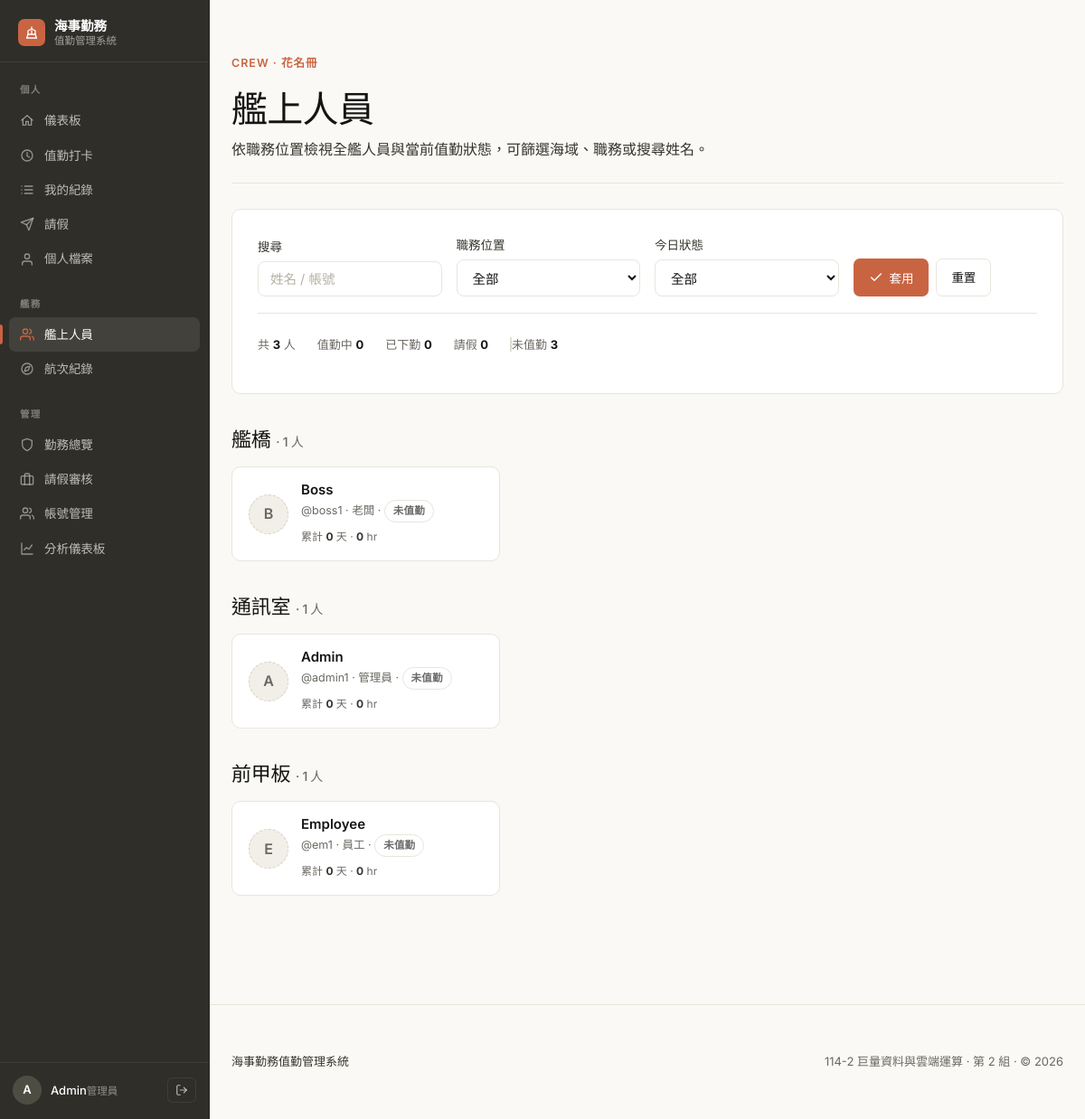
/crew.php (signed in), run on the app's committed database.
### tables this page shows
CREATE TABLE IF NOT EXISTS users (
  user_id INT AUTO_INCREMENT PRIMARY KEY,
  username VARCHAR(50) NOT NULL UNIQUE,
  password_hash VARCHAR(255) NOT NULL,
  full_name VARCHAR(100) NOT NULL,
  role ENUM('boss','admin','employee') NOT NULL DEFAULT 'employee',
  duty_position VARCHAR(20) NOT NULL DEFAULT '前甲板',
  is_active TINYINT(1) NOT NULL DEFAULT 1,
  created_at DATETIME NOT NULL DEFAULT CURRENT_TIMESTAMP
);

### crew.php (the view, shortened to what this page needs)
<?php
require 'db.php';
require 'ui.php';
$today = date('Y-m-d');
$q = trim($_GET['q'] ?? '');
$sql = "
  SELECT u.user_id, u.username, u.full_name, u.role, u.duty_position, u.is_active,
         a.check_in, a.check_out,
         (SELECT leave_type FROM leaves lv
          WHERE lv.user_id=u.user_id AND lv.status='approved'
            AND lv.date_from<=? AND lv.date_to>=? LIMIT 1) AS lv_type,
         (SELECT COUNT(*) FROM attendance att
          WHERE att.user_id=u.user_id AND att.check_in IS NOT NULL AND att.check_out IS NOT NULL) AS lifetime_days,
         (SELECT ROUND(SUM(TIMESTAMPDIFF(MINUTE, att.check_in, att.check_out))/60, 1) FROM attendance att
          WHERE att.user_id=u.user_id AND att.check_in IS NOT NULL AND att.check_out IS NOT NULL) AS lifetime_hr
  FROM users u
  LEFT JOIN attendance a ON a.user_id=u.user_id AND a.work_date=?
  WHERE u.is_active=1
";
$par = [$today, $today, $today];
$sql .= " ORDER BY u.user_id";
$stmt = $pdo->prepare($sql);
$stmt->execute($par);
$crew = $stmt->fetchAll();
function crew_status($cr){
  return ['off','未值勤','off'];
}
$by_pos = [];
foreach ($crew as $c) {
  $p = $c['duty_position'] ?: '未指定';
  $by_pos[$p][] = $c;
}
$cnt = ['on'=>0,'done'=>0,'leave'=>0,'off'=>0];
foreach ($crew as $c) { $cnt[crew_status($c)[0]]++; }
?>
<!doctype html>
<html lang="zh-TW">
<head>
  <?php style_link(); ?>
</head>
<body>
  <?php nav_top(); ?>
  <div class="wrap">
    <?php
    page_header(
      '艦上人員',
      '依職務位置檢視全艦人員與當前值勤狀態，可篩選海域、職務或搜尋姓名。',
      'CREW · 花名冊'
    );
    ?>
    <div class="card">
      <form method="get" class="filter-bar">
        <div>
          <label>搜尋</label>
          <input name="q" value="<?= h($q) ?>" placeholder="姓名 / 帳號">
        </div>
        <div>
          <label>職務位置</label>
          <select name="pos">
            <option value="">全部</option>
          </select>
        </div>
        <div>
          <label>今日狀態</label>
          <select name="status">
            <option value="">全部</option>
          </select>
        </div>
        <div class="filter-actions">
          <button class="btn primary" type="submit"><?= icon_svg('check') ?>套用</button>
          <a class="btn ghost" href="crew.php">重置</a>
        </div>
      </form>
      <div style="display:flex;gap:24px;flex-wrap:wrap;font-size:13px;padding:6px 0 14px;color:var(--muted);">
        <span>共 <strong style="color:var(--text);"><?= h(count($crew)) ?></strong> 人</span>
        <span><span class="ship-legend-dot on"></span> 值勤中 <strong style="color:var(--text);"><?= h($cnt['on']) ?></strong></span>
        <span><span class="ship-legend-dot done"></span> 已下勤 <strong style="color:var(--text);"><?= h($cnt['done']) ?></strong></span>
        <span><span class="ship-legend-dot leave"></span> 請假 <strong style="color:var(--text);"><?= h($cnt['leave']) ?></strong></span>
        <span><span class="ship-legend-dot off"></span> 未值勤 <strong style="color:var(--text);"><?= h($cnt['off']) ?></strong></span>
      </div>
    </div>
    <?php if (!$crew): ?>
      <div class="empty-state" style="margin-top:24px;">
        <h3>沒有符合條件的人員</h3>
        <p>請調整搜尋或篩選條件再試。</p>
      </div>
    <?php else: foreach ($by_pos as $pos => $list): ?>
      <h3 style="font-family:var(--font-serif);font-size:22px;font-weight:400;color:var(--text);margin:32px 0 12px;letter-spacing:-0.3px;">
        <?= h($pos) ?> <span style="color:var(--muted);font-size:14px;font-family:var(--font-sans);font-weight:500;">· <?= h(count($list)) ?> 人</span>
      </h3>
      <div class="roster-grid">
        <?php foreach ($list as $c):
          [$st, $st_zh, $st_type] = crew_status($c);
          $av_variant = match($st) { 'on'=>'primary', 'done'=>'ok', 'leave'=>'warn', default=>'off' };
        ?>
          <div class="roster-card">
            <?= avatar_initial($c['full_name'], 44, $av_variant) ?>
            <div class="rc-body">
              <div class="rc-name"><?= h($c['full_name']) ?></div>
              <div class="rc-meta">@<?= h($c['username']) ?> · <?= h(role_name($c['role'])) ?> · <?= badge($st_zh, $st_type) ?></div>
              <div class="rc-stats">
                累計 <strong style="color:var(--text-soft);"><?= h($c['lifetime_days'] ?? 0) ?></strong> 天 · <strong style="color:var(--text-soft);"><?= h($c['lifetime_hr'] ?? 0) ?></strong> hr
              </div>
            </div>
          </div>
        <?php endforeach; ?>
      </div>
    <?php endforeach; endif; ?>
  </div>
  <?php page_footer(); ?>
</body>
</html>

### ui.php (shortened to what this page needs)
<?php
function h($s){ return htmlspecialchars((string)$s, ENT_QUOTES, 'UTF-8'); }
function role_name($r){
  if ($r==='boss') return '老闆';
  if ($r==='admin') return '管理員';
  return '員工';
}
function is_admin(){
  $r = ($_SESSION['role'] ?? '');
  return in_array($r, ['admin','boss'], true);
}
function badge($txt, $type){
  $type = in_array($type, ['ok','warn','off','bad','info'], true) ? $type : 'off';
  return '<span class="badge '.$type.'">'.h($txt).'</span>';
}
function avatar_initial($name, $size = 32, $variant = 'muted'){
  $init = $name ? mb_substr($name, 0, 1) : '·';
  $sz = in_array($size, [32,44,56], true) ? $size : 32;
  return '<span class="avatar sz-'.$sz.' '.h($variant).'">'.h($init).'</span>';
}
function icon_svg($name){
  $c = 'currentColor';
  $s = '<svg class="ico" width="16" height="16" viewBox="0 0 24 24" fill="none" stroke="'.$c.'" stroke-width="2" stroke-linecap="round" stroke-linejoin="round">';
  switch ($name) {
    case 'shield':    return $s.'<path d="M12 22s8-4 8-10V5l-8-3-8 3v7c0 6 8 10 8 10z"/></svg>';
    case 'lock':      return $s.'<rect x="3" y="11" width="18" height="11" rx="2" ry="2"/><path d="M7 11V7a5 5 0 0 1 10 0v4"/></svg>';
    case 'ship':      return $s.'<path d="M20 21H4"/><path d="M4 21l2-6h12l2 6"/><path d="M6 15V9l6-3 6 3v6"/><path d="M12 6V3"/><path d="M12 9v6"/></svg>';
    case 'login':     return $s.'<path d="M15 3h4a2 2 0 0 1 2 2v14a2 2 0 0 1-2 2h-4"/><path d="M10 17l5-5-5-5"/><path d="M15 12H3"/></svg>';
    case 'logout':    return $s.'<path d="M9 21H5a2 2 0 0 1-2-2V5a2 2 0 0 1 2-2h4"/><path d="M16 17l5-5-5-5"/><path d="M21 12H9"/></svg>';
    case 'clock':     return $s.'<circle cx="12" cy="12" r="9"/><path d="M12 7v6l4 2"/></svg>';
    case 'list':      return $s.'<path d="M8 6h13"/><path d="M8 12h13"/><path d="M8 18h13"/><path d="M3 6h.01"/><path d="M3 12h.01"/><path d="M3 18h.01"/></svg>';
    case 'users':     return $s.'<path d="M17 21v-2a4 4 0 0 0-4-4H5a4 4 0 0 0-4 4v2"/><circle cx="9" cy="7" r="4"/><path d="M23 21v-2a4 4 0 0 0-3-3.87"/><path d="M16 3.13a4 4 0 0 1 0 7.75"/></svg>';
    case 'plus':      return $s.'<path d="M12 5v14"/><path d="M5 12h14"/></svg>';
    case 'edit':      return $s.'<path d="M12 20h9"/><path d="M16.5 3.5a2.1 2.1 0 0 1 3 3L7 19l-4 1 1-4 12.5-12.5z"/></svg>';
    case 'trash':     return $s.'<path d="M3 6h18"/><path d="M8 6V4h8v2"/><path d="M19 6l-1 14H6L5 6"/><path d="M10 11v6"/><path d="M14 11v6"/></svg>';
    case 'download':  return $s.'<path d="M21 15v4a2 2 0 0 1-2 2H5a2 2 0 0 1-2-2v-4"/><path d="M7 10l5 5 5-5"/><path d="M12 15V3"/></svg>';
    case 'plane':     return $s.'<path d="M22 2L11 13"/><path d="M22 2l-7 20-4-9-9-4 20-7z"/></svg>';
    case 'check':     return $s.'<path d="M20 6L9 17l-5-5"/></svg>';
    case 'x':         return $s.'<path d="M18 6L6 18"/><path d="M6 6l12 12"/></svg>';
    case 'home':      return $s.'<path d="M3 12L12 4l9 8"/><path d="M5 10v10h5v-6h4v6h5V10"/></svg>';
    case 'compass':   return $s.'<circle cx="12" cy="12" r="9"/><polygon points="16.24 7.76 14.12 14.12 7.76 16.24 9.88 9.88 16.24 7.76"/></svg>';
    case 'anchor':    return $s.'<circle cx="12" cy="5" r="3"/><path d="M12 8v13"/><path d="M5 12H2a10 10 0 0 0 20 0h-3"/></svg>';
    case 'chart':     return $s.'<path d="M3 3v18h18"/><path d="M7 14l4-4 4 3 5-7"/></svg>';
    case 'user':      return $s.'<path d="M20 21v-2a4 4 0 0 0-4-4H8a4 4 0 0 0-4 4v2"/><circle cx="12" cy="7" r="4"/></svg>';
    case 'menu':      return $s.'<path d="M3 6h18"/><path d="M3 12h18"/><path d="M3 18h18"/></svg>';
    case 'briefcase': return $s.'<rect x="2" y="7" width="20" height="14" rx="2"/><path d="M16 21V5a2 2 0 0 0-2-2h-4a2 2 0 0 0-2 2v16"/></svg>';
  }
  return '';
}
function style_link(){
  $p = __DIR__ . '/style.css';
  $v = @filemtime($p) ?: time();
  echo '<link rel="stylesheet" href="style.css?v='.$v.'">';
}
function page_footer(){
  $y = date('Y');
  echo '<footer class="site-footer"><div class="wrap"><div class="footer-row">';
  echo '<div class="footer-brand">';
  echo '<span>海事勤務值勤管理系統</span>';
  echo '</div>';
  echo '<div class="footer-meta">114-2 巨量資料與雲端運算 · 第 2 組 · &copy; '.$y.'</div>';
  echo '</div></div></footer>';
}
function page_header($title, $subtitle = '', $eyebrow = '', $actions_html = ''){
  echo '<header class="page-header">';
  echo '<div class="ph-text">';
  if ($eyebrow !== '') echo '<div class="eyebrow">'.h($eyebrow).'</div>';
  echo '<h1 class="page-title">'.h($title).'</h1>';
  if ($subtitle !== '') echo '<p class="page-subtitle">'.h($subtitle).'</p>';
  echo '</div>';
  echo '</header>';
}
function sb_item($href, $icon, $label, $active = false){
  $cls = 'sb-item' . ($active ? ' active' : '');
  return '<a class="'.$cls.'" href="'.h($href).'">'.icon_svg($icon).'<span>'.h($label).'</span></a>';
}
function nav_top($title = ''){
  $name = $_SESSION['full_name'] ?? '';
  $role = $_SESSION['role'] ?? '';
  $cur  = basename($_SERVER['SCRIPT_NAME'] ?? '');
  echo '<button class="sb-burger" onclick="document.body.classList.toggle(\'sb-open\')" aria-label="切換選單">'.icon_svg('menu').'</button>';
  echo '<span class="sb-mbrand"><span class="sb-mlogo">'.icon_svg('ship').'</span>海事勤務</span>';
  echo '<aside class="sidebar">';
  echo '<a class="sb-brand" href="dashboard.php">';
  echo '<span class="sb-logo">'.icon_svg('ship').'</span>';
  echo '<span class="sb-bcol"><span class="sb-bname">海事勤務</span><span class="sb-btag">值勤管理系統</span></span>';
  echo '</a>';
  echo '<nav class="sb-nav">';
  echo '<div class="sb-group">';
  echo '<div class="sb-group-label">個人</div>';
  echo sb_item('dashboard.php', 'home',     '儀表板',  $cur==='dashboard.php');
  echo sb_item('punch.php',     'clock',    '值勤打卡', $cur==='punch.php');
  echo sb_item('records.php',   'list',     '我的紀錄', $cur==='records.php');
  echo sb_item('leave.php',     'plane',    '請假',    $cur==='leave.php');
  echo sb_item('profile.php',   'user',     '個人檔案', $cur==='profile.php');
  echo '</div>';
  echo '<div class="sb-group">';
  echo '<div class="sb-group-label">艦務</div>';
  echo sb_item('crew.php',     'users',   '艦上人員', $cur==='crew.php');
  echo sb_item('voyages.php',  'compass', '航次紀錄', $cur==='voyages.php');
  echo '</div>';
  if (is_admin()) {
    echo '<div class="sb-group">';
    echo '<div class="sb-group-label">管理</div>';
    echo sb_item('admin_status.php',    'shield',    '勤務總覽', in_array($cur, ['admin_status.php','admin_edit.php'], true));
    echo sb_item('admin_leave.php',     'briefcase', '請假審核', $cur==='admin_leave.php');
    echo sb_item('admin_users.php',     'users',     '帳號管理', in_array($cur, ['admin_users.php','admin_create_user.php','admin_user_edit.php'], true));
    echo sb_item('admin_dashboard.php', 'chart',     '分析儀表板', $cur==='admin_dashboard.php');
    echo '</div>';
  }
  echo '</nav>';
  echo '<div class="sb-foot">';
  echo avatar_initial($name, 32, 'primary');
  echo '<span class="sb-user"><span class="sb-uname">'.h($name).'</span><span class="sb-urole">'.h(role_name($role)).'</span></span>';
  echo '<form method="post" action="logout.php" style="display:inline;margin:0;padding:0;">';
  echo '<button class="sb-logout" type="submit" title="登出" aria-label="登出">'.icon_svg('logout').'</button>';
  echo '</form>';
  echo '</div>';
  echo '</aside>';
}

### data on the page
users: user_id "3", full_name "E", full_name "Employee", username "em1", role "員工", lifetime_days "0", lifetime_hr "0"
users: full_name "B", full_name "Boss", username "boss1", role "老闆", lifetime_days "0", lifetime_hr "0"
users: full_name "A", full_name "Admin", username "admin1", role "管理員", lifetime_days "0", lifetime_hr "0"

### other printed values
$label "儀表板 值勤打卡 我的紀錄 請假 個人檔案 艦上人員 航次紀錄 勤務總覽 請假審核 帳號管理 分析儀表板"
$init "A"
$name "Admin"
role_name($role) "管理員"
$eyebrow "CREW · 花名冊"
$title "艦上人員"
$subtitle "依職務位置檢視全艦人員與當前值勤狀態，可篩選海域、職務或搜尋姓名。"
count($crew) "3"
$cnt['on'] "0"
$cnt['done'] "0"
$cnt['leave'] "0"
$pos "艦橋"
count($list) "1"
$pos "通訊室"
$pos "前甲板"
